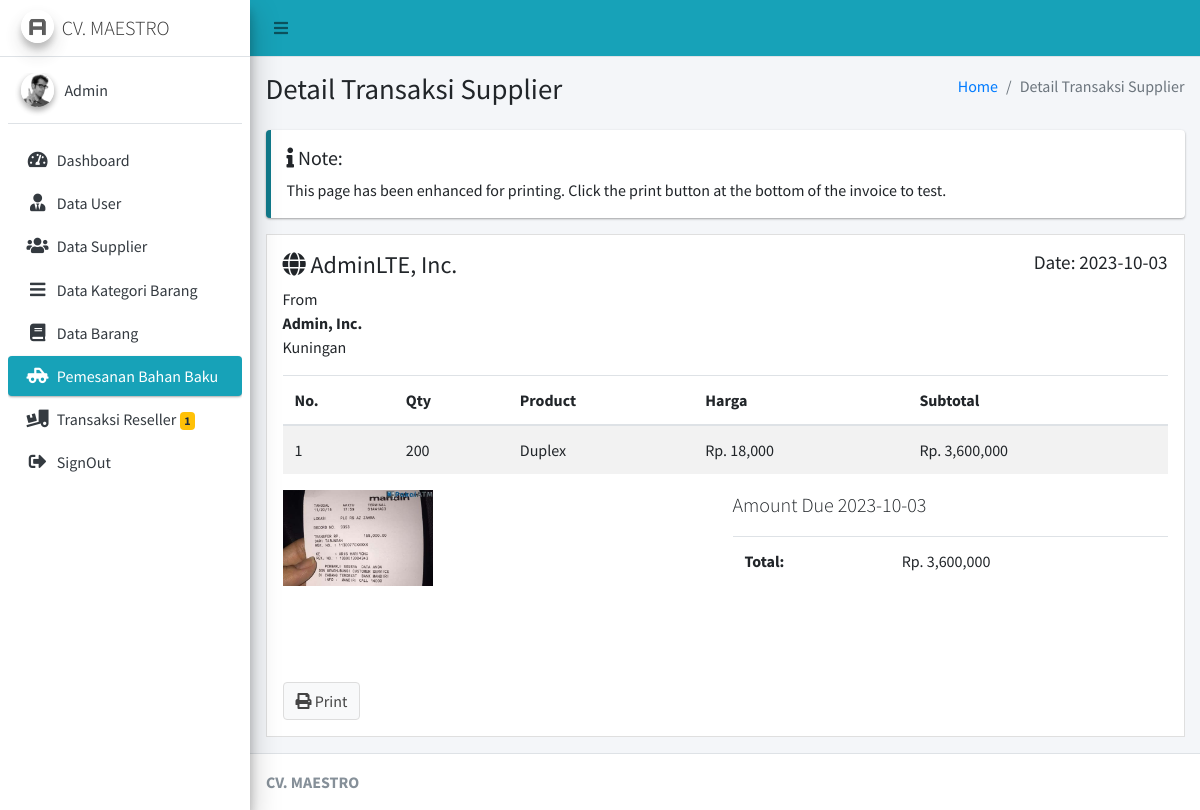
The app's page /Admin/cTransaksi/detail_transaksi/621 (signed in) with its own data.
### tables this page shows
CREATE TABLE `po_bb` (
  `id_po_bb` int(11) NOT NULL,
  `id_user` int(11) NOT NULL,
  `id_supplier` int(11) NOT NULL,
  `tgl_transaksi` varchar(15) NOT NULL,
  `total_bayar` varchar(15) NOT NULL,
  `stat_bayar` int(11) NOT NULL,
  `bukti_bayar` text NOT NULL,
  `status_order` int(11) NOT NULL,
  `alamat_pengiriman` text NOT NULL
);

CREATE TABLE `po_dbb` (
  `id_po_dbb` int(11) NOT NULL,
  `id_po_bb` int(11) NOT NULL,
  `id_jenis` int(11) NOT NULL,
  `qty` int(11) NOT NULL
);

CREATE TABLE `jenis_barang` (
  `id_jenis` int(11) NOT NULL,
  `id_kategori` int(11) NOT NULL,
  `id_supplier` int(11) NOT NULL,
  `nama_barang` varchar(125) NOT NULL,
  `deskripsi` text NOT NULL,
  `harga_supplier` varchar(20) DEFAULT NULL,
  `stok_supplier` int(11) DEFAULT NULL,
  `harga_gudang` varchar(20) DEFAULT NULL,
  `stok_gudang` int(11) DEFAULT NULL,
  `stok_minimal` int(11) NOT NULL,
  `gambar` text NOT NULL,
  `type` int(11) NOT NULL
);

### application/controllers/Admin/cTransaksi.php (called while the page is built, shortened)
<?php
class cTransaksi extends CI_Controller
{
	public function __construct()
	{
		$this->load->model('mTransaksi');
		$this->load->model('mSupplier');
	}
	public function detail_transaksi($id)
	{
		$data = array(
			'transaksi' => $this->mTransaksi->detail_transaksi($id)
		);
		$this->load->view('Admin/Layout/head');
		$this->load->view('Admin/Layout/aside');
		$this->load->view('Admin/TransaksiSupplier/vDetailTransaksi', $data);
		$this->load->view('Admin/Layout/footer');
	}
}

### index.php (called while the page is built, shortened)
<?php
require_once BASEPATH.'core/CodeIgniter.php';

### application/models/mTransaksi.php (called while the page is built, shortened)
<?php
class mTransaksi extends CI_Model
{
	public function detail_transaksi($id)
	{
		$data['transaksi'] = $this->db->query("SELECT * FROM `po_bb` WHERE id_po_bb='" . $id . "'")->row();
		$data['detail'] = $this->db->query("SELECT * FROM `po_bb` JOIN po_dbb ON po_bb.id_po_bb=po_dbb.id_po_bb JOIN jenis_barang ON po_dbb.id_jenis=jenis_barang.id_jenis WHERE po_bb.id_po_bb='" . $id . "'")->result();
		return $data;
	}
}

### application/views/Admin/TransaksiSupplier/vDetailTransaksi.php (the view, shortened to what this page needs)
<div class="content-wrapper">
	<section class="content-header">
		<div class="container-fluid">
			<div class="row mb-2">
				<div class="col-sm-6">
					<h1>Detail Transaksi Supplier</h1>
				</div>
				<div class="col-sm-6">
					<ol class="breadcrumb float-sm-right">
						<li class="breadcrumb-item"><a href="#">Home</a></li>
						<li class="breadcrumb-item active">Detail Transaksi Supplier</li>
					</ol>
				</div>
			</div>
		</div>
	</section>
	<section class="content">
		<div class="container-fluid">
			<div class="row">
				<div class="col-12">
					<div class="callout callout-info">
						<h5><i class="fas fa-info"></i> Note:</h5>
						This page has been enhanced for printing. Click the print button at the bottom of the invoice to test.
					</div>
					<div class="invoice p-3 mb-3">
						<div class="row">
							<div class="col-12">
								<h4>
									<i class="fas fa-globe"></i> AdminLTE, Inc.
									<small class="float-right">Date: <?= date('Y-m-d') ?></small>
								</h4>
							</div>
						</div>
						<div class="row invoice-info">
							<div class="col-sm-4 invoice-col">
								From
								<address>
									<strong>Admin, Inc.</strong><br>
									<?= $transaksi['transaksi']->alamat_pengiriman ?><br>
								</address>
							</div>
						</div>
						<div class="row">
							<div class="col-12 table-responsive">
								<table class="table table-striped">
									<thead>
										<tr>
											<th>No.</th>
											<th>Qty</th>
											<th>Product</th>
											<th>Harga</th>
											<th>Subtotal</th>
										</tr>
									</thead>
									<tbody>
										<?php
										$no = 1;
										foreach ($transaksi['detail'] as $key => $value) {
										?>
											<tr>
												<td><?= $no++ ?></td>
												<td><?= $value->qty ?></td>
												<td><?= $value->nama_barang ?></td>
												<td>Rp. <?= number_format($value->harga_supplier)  ?></td>
												<td>Rp. <?= number_format($value->harga_supplier * $value->qty)  ?></td>
											</tr>
										<?php
										}
										?>
									</tbody>
								</table>
							</div>
						</div>
						<div class="row">
							<div class="col-6">
								<?php
								if ($transaksi['transaksi']->stat_bayar == '0') {
								?>
									<?php echo form_open_multipart('Admin/cTransaksi/bayar/' . $transaksi['transaksi']->id_po_bb); ?>
									<label>Pembayaran</label>
									<input type="file" name="bayar" class="form-control">
									<button type="submit" class="btn btn-success mt-3"><i class="far fa-credit-card"></i> Submit
										Payment
									</button>
									</form>
								<?php
								} else {
								?>
									<img class="mb-5" style="width: 150px;" src="<?= base_url('asset/pembayaran/' . $transaksi['transaksi']->bukti_bayar)  ?>">
								<?php
								}
								?>
							</div>
							<div class="col-6">
								<p class="lead">Amount Due <?= date('Y-m-d') ?></p>
								<div class="table-responsive">
									<table class="table">
										<tr>
											<th>Total:</th>
											<td>Rp. <?= number_format($transaksi['transaksi']->total_bayar)  ?></td>
										</tr>
									</table>
								</div>
							</div>
						</div>
						<div class="row no-print">
							<div class="col-12">
								<a href="invoice-print.html" target="_blank" class="btn btn-default mt-5"><i class="fas fa-print"></i> Print</a>
							</div>
						</div>
					</div>
				</div>
			</div>
		</div>
	</section>
</div>

### records on screen
po_bb: alamat_pengiriman "Kuningan", bukti_bayar (picture), total_bayar "3,600,000"
po_dbb: qty "200", id_jenis.nama_barang "Duplex", id_jenis.harga_supplier "18,000", $value->harga_supplier * $value->qty "3,600,000"

### other values on screen
$data->jml "1"
